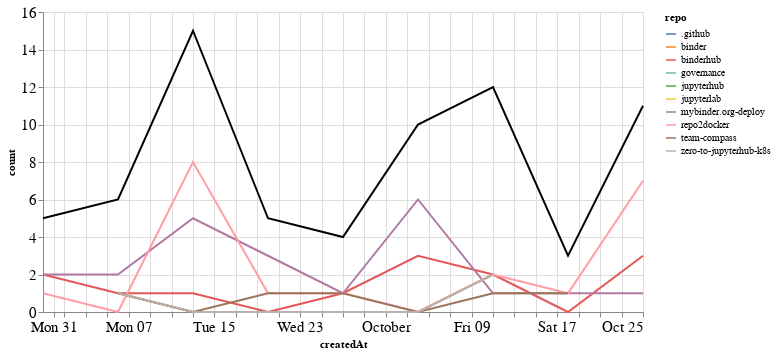

The notebook cell saved with this chart:
### Markdown cell above
## Comments

### Code cell
comments_time = comments.groupby('repo').resample('W', on='createdAt').count()['author'].reset_index()
comments_time = comments_time.rename(columns={'author': 'count'})
comments_time_total = comments_time.groupby('createdAt').agg({"count": "sum"}).reset_index()
ch1 = alt.Chart(comments_time, width=600).mark_line().encode(
    x='createdAt',
    y='count',
    color='repo',
    tooltip="repo"
)

ch2 = alt.Chart(comments_time_total, width=600).mark_line(color="black").encode(
    x='createdAt',
    y='count',
)

ch1 + ch2

### Figure 1 — Vega-Lite specification as saved in the notebook (floating-point values rounded to 4 significant figures)
{"config": {"axisLeft": {"labelFontSize": 15}, "axisBottom": {"labelFontSize": 15}}, "layer": [{"data": {"name": "data-0b050638d9faf4f2360a91bf9db3e414"}, "mark": "line", "encoding": {"color": {"type": "nominal", "field": "repo"}, "tooltip": {"type": "nominal", "field": "repo"}, "x": {"type": "temporal", "field": "createdAt"}, "y": {"type": "quantitative", "field": "count"}}, "width": 600}, {"data": {"name": "data-a138a200fc6655cc76954dada0b27fc0"}, "mark": {"type": "line", "color": "black"}, "encoding": {"x": {"type": "temporal", "field": "createdAt"}, "y": {"type": "quantitative", "field": "count"}}, "width": 600}], "$schema": "https://vega.github.io/schema/vega-lite/v4.8.1.json", "datasets": {"data-0b050638d9faf4f2360a91bf9db3e414": [{"repo": ".github", "createdAt": "2020-10-04T00:00:00", "count": 1}, {"repo": "binder", "createdAt": "2020-09-06T00:00:00", "count": 1}, {"repo": "binder", "createdAt": "2020-09-13T00:00:00", "count": 0}, {"repo": "binder", "createdAt": "2020-09-20T00:00:00", "count": 0}, {"repo": "binder", "createdAt": "2020-09-27T00:00:00", "count": 0}, {"repo": "binder", "createdAt": "2020-10-04T00:00:00", "count": 0}, {"repo": "binder", "createdAt": "2020-10-11T00:00:00", "count": 2}, {"repo": "binderhub", "createdAt": "2020-08-30T00:00:00", "count": 2}, {"repo": "binderhub", "createdAt": "2020-09-06T00:00:00", "count": 1}, {"repo": "binderhub", "createdAt": "2020-09-13T00:00:00", "count": 1}, {"repo": "binderhub", "createdAt": "2020-09-20T00:00:00", "count": 0}, {"repo": "binderhub", "createdAt": "2020-09-27T00:00:00", "count": 1}, {"repo": "binderhub", "createdAt": "2020-10-04T00:00:00", "count": 3}, {"repo": "binderhub", "createdAt": "2020-10-11T00:00:00", "count": 2}, {"repo": "binderhub", "createdAt": "2020-10-18T00:00:00", "count": 0}, {"repo": "binderhub", "createdAt": "2020-10-25T00:00:00", "count": 3}, {"repo": "governance", "createdAt": "2020-10-11T00:00:00", "count": 1}, {"repo": "jupyterhub", "createdAt": "2020-09-13T00:00:00", "count": 1}, {"repo": "jupyterlab", "createdAt": "2020-10-11T00:00:00", "count": 1}, {"repo": "mybinder.org-deploy", "createdAt": "2020-08-30T00:00:00", "count": 2}, {"repo": "mybinder.org-deploy", "createdAt": "2020-09-06T00:00:00", "count": 2}, {"repo": "mybinder.org-deploy", "createdAt": "2020-09-13T00:00:00", "count": 5}, {"repo": "mybinder.org-deploy", "createdAt": "2020-09-20T00:00:00", "count": 3}, {"repo": "mybinder.org-deploy", "createdAt": "2020-09-27T00:00:00", "count": 1}, {"repo": "mybinder.org-deploy", "createdAt": "2020-10-04T00:00:00", "count": 6}, {"repo": "mybinder.org-deploy", "createdAt": "2020-10-11T00:00:00", "count": 1}, {"repo": "mybinder.org-deploy", "createdAt": "2020-10-18T00:00:00", "count": 1}, {"repo": "mybinder.org-deploy", "createdAt": "2020-10-25T00:00:00", "count": 1}, {"repo": "repo2docker", "createdAt": "2020-08-30T00:00:00", "count": 1}, {"repo": "repo2docker", "createdAt": "2020-09-06T00:00:00", "count": 0}, {"repo": "repo2docker", "createdAt": "2020-09-13T00:00:00", "count": 8}, {"repo": "repo2docker", "createdAt": "2020-09-20T00:00:00", "count": 1}, {"repo": "repo2docker", "createdAt": "2020-09-27T00:00:00", "count": 1}, {"repo": "repo2docker", "createdAt": "2020-10-04T00:00:00", "count": 0}, {"repo": "repo2docker", "createdAt": "2020-10-11T00:00:00", "count": 2}, {"repo": "repo2docker", "createdAt": "2020-10-18T00:00:00", "count": 1}, {"repo": "repo2docker", "createdAt": "2020-10-25T00:00:00", "count": 7}, {"repo": "team-compass", "createdAt": "2020-09-06T00:00:00", "count": 1}, {"repo": "team-compass", "createdAt": "2020-09-13T00:00:00", "count": 0}, {"repo": "team-compass", "createdAt": "2020-09-20T00:00:00", "count": 1}, {"repo": "team-compass", "createdAt": "2020-09-27T00:00:00", "count": 1}, {"repo": "team-compass", "createdAt": "2020-10-04T00:00:00", "count": 0}, {"repo": "team-compass", "createdAt": "2020-10-11T00:00:00", "count": 1}, {"repo": "team-compass", "createdAt": "2020-10-18T00:00:00", "count": 1}, {"repo": "zero-to-jupyterhub-k8s", "createdAt": "2020-09-06T00:00:00", "count": 1}, {"repo": "zero-to-jupyterhub-k8s", "createdAt": "2020-09-13T00:00:00", "count": 0}, {"repo": "zero-to-jupyterhub-k8s", "createdAt": "2020-09-20T00:00:00", "count": 0}, {"repo": "zero-to-jupyterhub-k8s", "createdAt": "2020-09-27T00:00:00", "count": 0}, {"repo": "zero-to-jupyterhub-k8s", "createdAt": "2020-10-04T00:00:00", "count": 0}, {"repo": "zero-to-jupyterhub-k8s", "createdAt": "2020-10-11T00:00:00", "count": 2}], "data-a138a200fc6655cc76954dada0b27fc0": [{"createdAt": "2020-08-30T00:00:00", "count": 5}, {"createdAt": "2020-09-06T00:00:00", "count": 6}, {"createdAt": "2020-09-13T00:00:00", "count": 15}, {"createdAt": "2020-09-20T00:00:00", "count": 5}, {"createdAt": "2020-09-27T00:00:00", "count": 4}, {"createdAt": "2020-10-04T00:00:00", "count": 10}, {"createdAt": "2020-10-11T00:00:00", "count": 12}, {"createdAt": "2020-10-18T00:00:00", "count": 3}, {"createdAt": "2020-10-25T00:00:00", "count": 11}]}}
